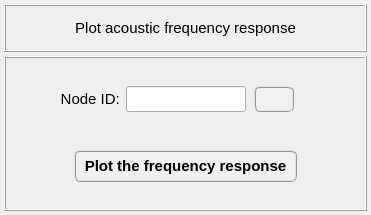
<?xml version="1.0" encoding="UTF-8"?>
<ui version="4.0">
 <class>Form</class>
 <widget class="QWidget" name="Form">
  <property name="geometry">
   <rect>
    <x>0</x>
    <y>0</y>
    <width>371</width>
    <height>215</height>
   </rect>
  </property>
  <property name="windowTitle">
   <string>Form</string>
  </property>
  <layout class="QGridLayout" name="gridLayout_8">
   <property name="leftMargin">
    <number>4</number>
   </property>
   <property name="topMargin">
    <number>4</number>
   </property>
   <property name="rightMargin">
    <number>4</number>
   </property>
   <property name="bottomMargin">
    <number>4</number>
   </property>
   <property name="spacing">
    <number>4</number>
   </property>
   <item row="0" column="0">
    <widget class="QFrame" name="frame_title">
     <property name="minimumSize">
      <size>
       <width>0</width>
       <height>48</height>
      </size>
     </property>
     <property name="maximumSize">
      <size>
       <width>520</width>
       <height>48</height>
      </size>
     </property>
     <property name="frameShape">
      <enum>QFrame::Box</enum>
     </property>
     <property name="frameShadow">
      <enum>QFrame::Raised</enum>
     </property>
     <property name="lineWidth">
      <number>1</number>
     </property>
     <layout class="QGridLayout" name="gridLayout_7">
      <property name="leftMargin">
       <number>0</number>
      </property>
      <property name="topMargin">
       <number>0</number>
      </property>
      <property name="rightMargin">
       <number>0</number>
      </property>
      <property name="bottomMargin">
       <number>0</number>
      </property>
      <property name="spacing">
       <number>0</number>
      </property>
      <item row="0" column="0">
       <widget class="QLabel" name="label">
        <property name="minimumSize">
         <size>
          <width>0</width>
          <height>30</height>
         </size>
        </property>
        <property name="maximumSize">
         <size>
          <width>452</width>
          <height>30</height>
         </size>
        </property>
        <property name="font">
         <font>
          <family>MS Shell Dlg 2</family>
          <pointsize>11</pointsize>
          <weight>50</weight>
          <italic>false</italic>
          <bold>false</bold>
         </font>
        </property>
        <property name="text">
         <string>Plot acoustic frequency response</string>
        </property>
        <property name="textFormat">
         <enum>Qt::AutoText</enum>
        </property>
        <property name="alignment">
         <set>Qt::AlignCenter</set>
        </property>
       </widget>
      </item>
     </layout>
    </widget>
   </item>
   <item row="1" column="0">
    <widget class="QFrame" name="frame_main">
     <property name="minimumSize">
      <size>
       <width>0</width>
       <height>0</height>
      </size>
     </property>
     <property name="maximumSize">
      <size>
       <width>520</width>
       <height>460</height>
      </size>
     </property>
     <property name="font">
      <font>
       <pointsize>11</pointsize>
      </font>
     </property>
     <property name="frameShape">
      <enum>QFrame::Box</enum>
     </property>
     <property name="frameShadow">
      <enum>QFrame::Raised</enum>
     </property>
     <layout class="QGridLayout" name="gridLayout_4">
      <property name="leftMargin">
       <number>4</number>
      </property>
      <property name="topMargin">
       <number>4</number>
      </property>
      <property name="rightMargin">
       <number>4</number>
      </property>
      <property name="bottomMargin">
       <number>4</number>
      </property>
      <property name="spacing">
       <number>4</number>
      </property>
      <item row="1" column="0">
       <widget class="QFrame" name="frame_button">
        <property name="minimumSize">
         <size>
          <width>0</width>
          <height>0</height>
         </size>
        </property>
        <property name="maximumSize">
         <size>
          <width>16777215</width>
          <height>52</height>
         </size>
        </property>
        <property name="frameShape">
         <enum>QFrame::NoFrame</enum>
        </property>
        <property name="frameShadow">
         <enum>QFrame::Raised</enum>
        </property>
        <layout class="QGridLayout" name="gridLayout_48">
         <property name="leftMargin">
          <number>2</number>
         </property>
         <property name="topMargin">
          <number>2</number>
         </property>
         <property name="rightMargin">
          <number>2</number>
         </property>
         <property name="bottomMargin">
          <number>2</number>
         </property>
         <property name="spacing">
          <number>2</number>
         </property>
         <item row="0" column="1">
          <widget class="QPushButton" name="pushButton_plot_frequency_response">
           <property name="minimumSize">
            <size>
             <width>200</width>
             <height>32</height>
            </size>
           </property>
           <property name="maximumSize">
            <size>
             <width>320</width>
             <height>32</height>
            </size>
           </property>
           <property name="font">
            <font>
             <family>MS Shell Dlg 2</family>
             <pointsize>11</pointsize>
             <weight>75</weight>
             <italic>false</italic>
             <bold>true</bold>
            </font>
           </property>
           <property name="styleSheet">
            <string notr="true">QPushButton{border-radius: 6px; border-color: rgb(150, 150, 150); border-style: ridge; border-width: 2px; color: rgb(0, 0, 0); background-color: rgb(240, 240, 240); font: 75 bold 11pt &quot;MS Shell Dlg 2&quot;}
QPushButton:hover{border-radius: 6px; border-color: rgb(0, 170, 255); border-style: ridge; border-width: 2px; color: rgb(0, 0, 0); background-color: rgba(174, 213, 255, 100); font: 75 bold 11pt &quot;MS Shell Dlg 2&quot;}
QPushButton:pressed{border-radius: 6px; border-color: rgb(0, 170, 255); border-style: ridge; border-width: 3px; color: rgb(0, 0, 0); background-color: rgb(174, 213, 255); font: 75 bold 11pt &quot;MS Shell Dlg 2&quot;}</string>
           </property>
           <property name="text">
            <string>  Plot the frequency response  </string>
           </property>
           <property name="flat">
            <bool>false</bool>
           </property>
          </widget>
         </item>
         <item row="0" column="2">
          <widget class="QFrame" name="frame_55">
           <property name="frameShape">
            <enum>QFrame::NoFrame</enum>
           </property>
           <property name="frameShadow">
            <enum>QFrame::Raised</enum>
           </property>
          </widget>
         </item>
         <item row="0" column="0">
          <widget class="QFrame" name="frame_56">
           <property name="frameShape">
            <enum>QFrame::NoFrame</enum>
           </property>
           <property name="frameShadow">
            <enum>QFrame::Raised</enum>
           </property>
          </widget>
         </item>
        </layout>
       </widget>
      </item>
      <item row="0" column="0">
       <widget class="QFrame" name="frame_numerator_2">
        <property name="minimumSize">
         <size>
          <width>0</width>
          <height>0</height>
         </size>
        </property>
        <property name="maximumSize">
         <size>
          <width>16777215</width>
          <height>52</height>
         </size>
        </property>
        <property name="frameShape">
         <enum>QFrame::NoFrame</enum>
        </property>
        <property name="frameShadow">
         <enum>QFrame::Raised</enum>
        </property>
        <layout class="QGridLayout" name="gridLayout_2">
         <property name="leftMargin">
          <number>2</number>
         </property>
         <property name="topMargin">
          <number>2</number>
         </property>
         <property name="rightMargin">
          <number>2</number>
         </property>
         <property name="bottomMargin">
          <number>2</number>
         </property>
         <property name="spacing">
          <number>2</number>
         </property>
         <item row="0" column="2">
          <widget class="QFrame" name="frame_19">
           <property name="frameShape">
            <enum>QFrame::NoFrame</enum>
           </property>
           <property name="frameShadow">
            <enum>QFrame::Raised</enum>
           </property>
           <layout class="QGridLayout" name="gridLayout_6">
            <property name="leftMargin">
             <number>6</number>
            </property>
            <property name="topMargin">
             <number>4</number>
            </property>
            <property name="rightMargin">
             <number>4</number>
            </property>
            <property name="bottomMargin">
             <number>4</number>
            </property>
            <property name="spacing">
             <number>4</number>
            </property>
            <item row="0" column="0">
             <widget class="QPushButton" name="pushButton_call_data_exporter">
              <property name="minimumSize">
               <size>
                <width>40</width>
                <height>26</height>
               </size>
              </property>
              <property name="maximumSize">
               <size>
                <width>40</width>
                <height>26</height>
               </size>
              </property>
              <property name="font">
               <font>
                <family>MS Shell Dlg 2</family>
                <pointsize>11</pointsize>
                <weight>75</weight>
                <italic>false</italic>
                <bold>true</bold>
               </font>
              </property>
              <property name="toolTip">
               <string>Press to export the selected model result.</string>
              </property>
              <property name="styleSheet">
               <string notr="true">QPushButton{border-radius: 6px; border-color: rgb(150, 150, 150); border-style: ridge; border-width: 2px; color: rgb(0, 0, 0); background-color: rgb(240, 240, 240); font: 75 bold 11pt &quot;MS Shell Dlg 2&quot;}
QPushButton:hover{border-radius: 6px; border-color: rgb(0, 170, 255); border-style: ridge; border-width: 2px; color: rgb(0, 0, 0); background-color: rgba(174, 213, 255, 100); font: 75 bold 11pt &quot;MS Shell Dlg 2&quot;}
QPushButton:pressed{border-radius: 6px; border-color: rgb(0, 170, 255); border-style: ridge; border-width: 3px; color: rgb(0, 0, 0); background-color: rgb(174, 213, 255); font: 75 bold 11pt &quot;MS Shell Dlg 2&quot;}</string>
              </property>
              <property name="text">
               <string/>
              </property>
              <property name="iconSize">
               <size>
                <width>20</width>
                <height>20</height>
               </size>
              </property>
              <property name="flat">
               <bool>false</bool>
              </property>
             </widget>
            </item>
            <item row="0" column="1">
             <widget class="QFrame" name="frame_10">
              <property name="frameShape">
               <enum>QFrame::NoFrame</enum>
              </property>
              <property name="frameShadow">
               <enum>QFrame::Raised</enum>
              </property>
             </widget>
            </item>
           </layout>
          </widget>
         </item>
         <item row="0" column="1">
          <widget class="QLineEdit" name="lineEdit_node_id">
           <property name="minimumSize">
            <size>
             <width>100</width>
             <height>26</height>
            </size>
           </property>
           <property name="maximumSize">
            <size>
             <width>120</width>
             <height>26</height>
            </size>
           </property>
           <property name="font">
            <font>
             <family>Arial</family>
             <pointsize>11</pointsize>
             <weight>75</weight>
             <italic>true</italic>
             <bold>true</bold>
            </font>
           </property>
           <property name="styleSheet">
            <string notr="true">color: rgb(0, 0, 255);</string>
           </property>
           <property name="text">
            <string/>
           </property>
           <property name="alignment">
            <set>Qt::AlignCenter</set>
           </property>
          </widget>
         </item>
         <item row="0" column="0">
          <widget class="QLabel" name="label_11">
           <property name="minimumSize">
            <size>
             <width>0</width>
             <height>26</height>
            </size>
           </property>
           <property name="maximumSize">
            <size>
             <width>16777215</width>
             <height>26</height>
            </size>
           </property>
           <property name="font">
            <font>
             <family>MS Shell Dlg 2</family>
             <pointsize>11</pointsize>
             <weight>50</weight>
             <italic>false</italic>
             <bold>false</bold>
            </font>
           </property>
           <property name="text">
            <string>Node ID: </string>
           </property>
           <property name="alignment">
            <set>Qt::AlignRight|Qt::AlignTrailing|Qt::AlignVCenter</set>
           </property>
          </widget>
         </item>
        </layout>
       </widget>
      </item>
     </layout>
    </widget>
   </item>
  </layout>
 </widget>
 <resources/>
 <connections/>
</ui>
